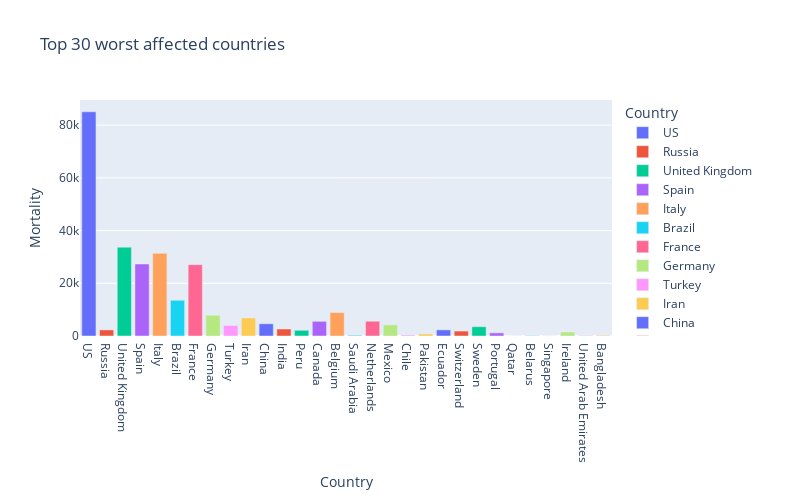

The cell this chart's notebook holds for it:
### Markdown cell above
<font color='Brown'><b> 

## Death cases

### Code cell
def bar_chart(n):
    fig=px.bar(
        sorted_country_df1.head(n),
        x = "country",
        y = "deaths",
        title= "Top " + str(n) + " worst affected countries", # the axis names
        color='country', 
        height=500,
        width=800,
        labels={'country':'Country', 'deaths': 'Mortality'}
        )
    fig.show();

interact(bar_chart, n=30)

ipywLayout = widgets.Layout(border='solid 2px green')
ipywLayout.display='none'
widgets.VBox([fig], layout=ipywLayout)

### Figure 1 — Plotly figure (JSON) as saved in the notebook; plotly's stock layout.template omitted (floating-point values rounded to 4 significant figures)
{"data": [{"alignmentgroup": "True", "hovertemplate": "Country=%{x}<br>Mortality=%{y}<extra></extra>", "legendgroup": "US", "marker": {"color": "#636efa"}, "name": "US", "offsetgroup": "US", "orientation": "v", "showlegend": true, "textposition": "auto", "type": "bar", "x": ["US"], "xaxis": "x", "y": [85066], "yaxis": "y"}, {"alignmentgroup": "True", "hovertemplate": "Country=%{x}<br>Mortality=%{y}<extra></extra>", "legendgroup": "Russia", "marker": {"color": "#EF553B"}, "name": "Russia", "offsetgroup": "Russia", "orientation": "v", "showlegend": true, "textposition": "auto", "type": "bar", "x": ["Russia"], "xaxis": "x", "y": [2305], "yaxis": "y"}, {"alignmentgroup": "True", "hovertemplate": "Country=%{x}<br>Mortality=%{y}<extra></extra>", "legendgroup": "United Kingdom", "marker": {"color": "#00cc96"}, "name": "United Kingdom", "offsetgroup": "United Kingdom", "orientation": "v", "showlegend": true, "textposition": "auto", "type": "bar", "x": ["United Kingdom"], "xaxis": "x", "y": [33692], "yaxis": "y"}, {"alignmentgroup": "True", "hovertemplate": "Country=%{x}<br>Mortality=%{y}<extra></extra>", "legendgroup": "Spain", "marker": {"color": "#ab63fa"}, "name": "Spain", "offsetgroup": "Spain", "orientation": "v", "showlegend": true, "textposition": "auto", "type": "bar", "x": ["Spain"], "xaxis": "x", "y": [27321], "yaxis": "y"}, {"alignmentgroup": "True", "hovertemplate": "Country=%{x}<br>Mortality=%{y}<extra></extra>", "legendgroup": "Italy", "marker": {"color": "#FFA15A"}, "name": "Italy", "offsetgroup": "Italy", "orientation": "v", "showlegend": true, "textposition": "auto", "type": "bar", "x": ["Italy"], "xaxis": "x", "y": [31368], "yaxis": "y"}, {"alignmentgroup": "True", "hovertemplate": "Country=%{x}<br>Mortality=%{y}<extra></extra>", "legendgroup": "Brazil", "marker": {"color": "#19d3f3"}, "name": "Brazil", "offsetgroup": "Brazil", "orientation": "v", "showlegend": true, "textposition": "auto", "type": "bar", "x": ["Brazil"], "xaxis": "x", "y": [13555], "yaxis": "y"}, {"alignmentgroup": "True", "hovertemplate": "Country=%{x}<br>Mortality=%{y}<extra></extra>", "legendgroup": "France", "marker": {"color": "#FF6692"}, "name": "France", "offsetgroup": "France", "orientation": "v", "showlegend": true, "textposition": "auto", "type": "bar", "x": ["France"], "xaxis": "x", "y": [27077], "yaxis": "y"}, {"alignmentgroup": "True", "hovertemplate": "Country=%{x}<br>Mortality=%{y}<extra></extra>", "legendgroup": "Germany", "marker": {"color": "#B6E880"}, "name": "Germany", "offsetgroup": "Germany", "orientation": "v", "showlegend": true, "textposition": "auto", "type": "bar", "x": ["Germany"], "xaxis": "x", "y": [7884], "yaxis": "y"}, {"alignmentgroup": "True", "hovertemplate": "Country=%{x}<br>Mortality=%{y}<extra></extra>", "legendgroup": "Turkey", "marker": {"color": "#FF97FF"}, "name": "Turkey", "offsetgroup": "Turkey", "orientation": "v", "showlegend": true, "textposition": "auto", "type": "bar", "x": ["Turkey"], "xaxis": "x", "y": [4007], "yaxis": "y"}, {"alignmentgroup": "True", "hovertemplate": "Country=%{x}<br>Mortality=%{y}<extra></extra>", "legendgroup": "Iran", "marker": {"color": "#FECB52"}, "name": "Iran", "offsetgroup": "Iran", "orientation": "v", "showlegend": true, "textposition": "auto", "type": "bar", "x": ["Iran"], "xaxis": "x", "y": [6854], "yaxis": "y"}, {"alignmentgroup": "True", "hovertemplate": "Country=%{x}<br>Mortality=%{y}<extra></extra>", "legendgroup": "China", "marker": {"color": "#636efa"}, "name": "China", "offsetgroup": "China", "orientation": "v", "showlegend": true, "textposition": "auto", "type": "bar", "x": ["China"], "xaxis": "x", "y": [4637], "yaxis": "y"}, {"alignmentgroup": "True", "hovertemplate": "Country=%{x}<br>Mortality=%{y}<extra></extra>", "legendgroup": "India", "marker": {"color": "#EF553B"}, "name": "India", "offsetgroup": "India", "orientation": "v", "showlegend": true, "textposition": "auto", "type": "bar", "x": ["India"], "xaxis": "x", "y": [2649], "yaxis": "y"}, {"alignmentgroup": "True", "hovertemplate": "Country=%{x}<br>Mortality=%{y}<extra></extra>", "legendgroup": "Peru", "marker": {"color": "#00cc96"}, "name": "Peru", "offsetgroup": "Peru", "orientation": "v", "showlegend": true, "textposition": "auto", "type": "bar", "x": ["Peru"], "xaxis": "x", "y": [2169], "yaxis": "y"}, {"alignmentgroup": "True", "hovertemplate": "Country=%{x}<br>Mortality=%{y}<extra></extra>", "legendgroup": "Canada", "marker": {"color": "#ab63fa"}, "name": "Canada", "offsetgroup": "Canada", "orientation": "v", "showlegend": true, "textposition": "auto", "type": "bar", "x": ["Canada"], "xaxis": "x", "y": [5565], "yaxis": "y"}, {"alignmentgroup": "True", "hovertemplate": "Country=%{x}<br>Mortality=%{y}<extra></extra>", "legendgroup": "Belgium", "marker": {"color": "#FFA15A"}, "name": "Belgium", "offsetgroup": "Belgium", "orientation": "v", "showlegend": true, "textposition": "auto", "type": "bar", "x": ["Belgium"], "xaxis": "x", "y": [8903], "yaxis": "y"}, {"alignmentgroup": "True", "hovertemplate": "Country=%{x}<br>Mortality=%{y}<extra></extra>", "legendgroup": "Saudi Arabia", "marker": {"color": "#19d3f3"}, "name": "Saudi Arabia", "offsetgroup": "Saudi Arabia", "orientation": "v", "showlegend": true, "textposition": "auto", "type": "bar", "x": ["Saudi Arabia"], "xaxis": "x", "y": [283], "yaxis": "y"}, {"alignmentgroup": "True", "hovertemplate": "Country=%{x}<br>Mortality=%{y}<extra></extra>", "legendgroup": "Netherlands", "marker": {"color": "#FF6692"}, "name": "Netherlands", "offsetgroup": "Netherlands", "orientation": "v", "showlegend": true, "textposition": "auto", "type": "bar", "x": ["Netherlands"], "xaxis": "x", "y": [5609], "yaxis": "y"}, {"alignmentgroup": "True", "hovertemplate": "Country=%{x}<br>Mortality=%{y}<extra></extra>", "legendgroup": "Mexico", "marker": {"color": "#B6E880"}, "name": "Mexico", "offsetgroup": "Mexico", "orientation": "v", "showlegend": true, "textposition": "auto", "type": "bar", "x": ["Mexico"], "xaxis": "x", "y": [4220], "yaxis": "y"}, {"alignmentgroup": "True", "hovertemplate": "Country=%{x}<br>Mortality=%{y}<extra></extra>", "legendgroup": "Chile", "marker": {"color": "#FF97FF"}, "name": "Chile", "offsetgroup": "Chile", "orientation": "v", "showlegend": true, "textposition": "auto", "type": "bar", "x": ["Chile"], "xaxis": "x", "y": [368], "yaxis": "y"}, {"alignmentgroup": "True", "hovertemplate": "Country=%{x}<br>Mortality=%{y}<extra></extra>", "legendgroup": "Pakistan", "marker": {"color": "#FECB52"}, "name": "Pakistan", "offsetgroup": "Pakistan", "orientation": "v", "showlegend": true, "textposition": "auto", "type": "bar", "x": ["Pakistan"], "xaxis": "x", "y": [770], "yaxis": "y"}, {"alignmentgroup": "True", "hovertemplate": "Country=%{x}<br>Mortality=%{y}<extra></extra>", "legendgroup": "Ecuador", "marker": {"color": "#636efa"}, "name": "Ecuador", "offsetgroup": "Ecuador", "orientation": "v", "showlegend": true, "textposition": "auto", "type": "bar", "x": ["Ecuador"], "xaxis": "x", "y": [2334], "yaxis": "y"}, {"alignmentgroup": "True", "hovertemplate": "Country=%{x}<br>Mortality=%{y}<extra></extra>", "legendgroup": "Switzerland", "marker": {"color": "#EF553B"}, "name": "Switzerland", "offsetgroup": "Switzerland", "orientation": "v", "showlegend": true, "textposition": "auto", "type": "bar", "x": ["Switzerland"], "xaxis": "x", "y": [1872], "yaxis": "y"}, {"alignmentgroup": "True", "hovertemplate": "Country=%{x}<br>Mortality=%{y}<extra></extra>", "legendgroup": "Sweden", "marker": {"color": "#00cc96"}, "name": "Sweden", "offsetgroup": "Sweden", "orientation": "v", "showlegend": true, "textposition": "auto", "type": "bar", "x": ["Sweden"], "xaxis": "x", "y": [3529], "yaxis": "y"}, {"alignmentgroup": "True", "hovertemplate": "Country=%{x}<br>Mortality=%{y}<extra></extra>", "legendgroup": "Portugal", "marker": {"color": "#ab63fa"}, "name": "Portugal", "offsetgroup": "Portugal", "orientation": "v", "showlegend": true, "textposition": "auto", "type": "bar", "x": ["Portugal"], "xaxis": "x", "y": [1184], "yaxis": "y"}, {"alignmentgroup": "True", "hovertemplate": "Country=%{x}<br>Mortality=%{y}<extra></extra>", "legendgroup": "Qatar", "marker": {"color": "#FFA15A"}, "name": "Qatar", "offsetgroup": "Qatar", "orientation": "v", "showlegend": true, "textposition": "auto", "type": "bar", "x": ["Qatar"], "xaxis": "x", "y": [14], "yaxis": "y"}, {"alignmentgroup": "True", "hovertemplate": "Country=%{x}<br>Mortality=%{y}<extra></extra>", "legendgroup": "Belarus", "marker": {"color": "#19d3f3"}, "name": "Belarus", "offsetgroup": "Belarus", "orientation": "v", "showlegend": true, "textposition": "auto", "type": "bar", "x": ["Belarus"], "xaxis": "x", "y": [151], "yaxis": "y"}, {"alignmentgroup": "True", "hovertemplate": "Country=%{x}<br>Mortality=%{y}<extra></extra>", "legendgroup": "Singapore", "marker": {"color": "#FF6692"}, "name": "Singapore", "offsetgroup": "Singapore", "orientation": "v", "showlegend": true, "textposition": "auto", "type": "bar", "x": ["Singapore"], "xaxis": "x", "y": [21], "yaxis": "y"}, {"alignmentgroup": "True", "hovertemplate": "Country=%{x}<br>Mortality=%{y}<extra></extra>", "legendgroup": "Ireland", "marker": {"color": "#B6E880"}, "name": "Ireland", "offsetgroup": "Ireland", "orientation": "v", "showlegend": true, "textposition": "auto", "type": "bar", "x": ["Ireland"], "xaxis": "x", "y": [1506], "yaxis": "y"}, {"alignmentgroup": "True", "hovertemplate": "Country=%{x}<br>Mortality=%{y}<extra></extra>", "legendgroup": "United Arab Emirates", "marker": {"color": "#FF97FF"}, "name": "United Arab Emirates", "offsetgroup": "United Arab Emirates", "orientation": "v", "showlegend": true, "textposition": "auto", "type": "bar", "x": ["United Arab Emirates"], "xaxis": "x", "y": [208], "yaxis": "y"}, {"alignmentgroup": "True", "hovertemplate": "Country=%{x}<br>Mortality=%{y}<extra></extra>", "legendgroup": "Bangladesh", "marker": {"color": "#FECB52"}, "name": "Bangladesh", "offsetgroup": "Bangladesh", "orientation": "v", "showlegend": true, "textposition": "auto", "type": "bar", "x": ["Bangladesh"], "xaxis": "x", "y": [283], "yaxis": "y"}], "layout": {"barmode": "relative", "height": 500, "legend": {"title": {"text": "Country"}, "tracegroupgap": 0}, "title": {"text": "Top 30 worst affected countries"}, "width": 800, "xaxis": {"anchor": "y", "categoryarray": ["US", "Russia", "United Kingdom", "Spain", "Italy", "Brazil", "France", "Germany", "Turkey", "Iran", "China", "India", "Peru", "Canada", "Belgium", "Saudi Arabia", "Netherlands", "Mexico", "Chile", "Pakistan", "Ecuador", "Switzerland", "Sweden", "Portugal", "Qatar", "Belarus", "Singapore", "Ireland", "United Arab Emirates", "Bangladesh"], "categoryorder": "array", "domain": [0, 1], "title": {"text": "Country"}}, "yaxis": {"anchor": "x", "domain": [0, 1], "title": {"text": "Mortality"}}}}
